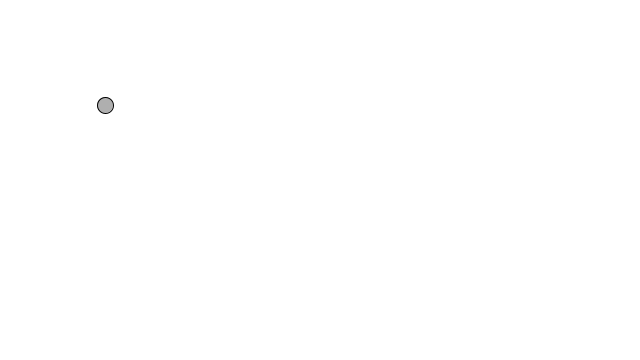
Frame 1 (no input)
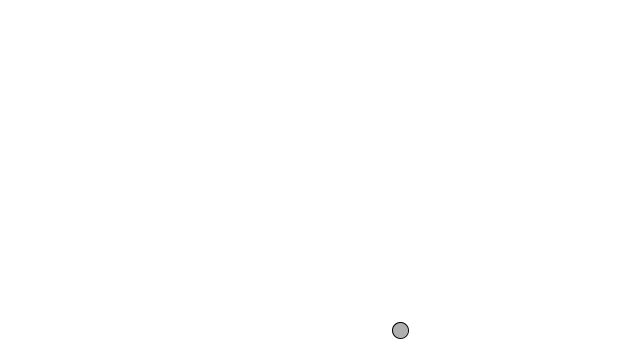
Frame 60 (the mouse pressed at the canvas centre just before this capture)
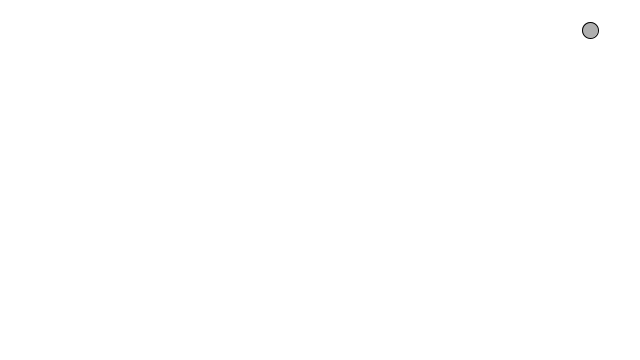
Frame 120 (the mouse held since frame 60 and released just before this capture)

The Processing sketch that drew these frames (run headless with seeded random() and noise(); from frame 60 on, the mouse is pressed at the canvas centre):

// Processing sketch: bouncingBallVector
// ── bouncingBallVector.pde
/*float x = 100;
float y = 100;
float xspeed = 1;
float yspeed = 3.3;


void setup() {
  size(640,360);
  background(255);
}

void draw() {
  background(255);
 
//Move the ball according to its speed.
  x = x + xspeed;
  y = y + yspeed;
 
//Check for bouncing.
  if ((x > width) || (x < 0)) {
    xspeed = xspeed * -1;
  }
  if ((y > height) || (y < 0)) {
    yspeed = yspeed * -1;
  }
 
  stroke(0);
  fill(175);
//Display the ball at the location (x,y).
  ellipse(x,y,16,16);
}

// Location x and y
// Speed xspeed and yspeed

// with vectors we can add few more variables
// Acceleration : xacceleration and yacceleration
// Target location : xtarget and ytarget
// Wind : xwind and ywind
// Friction : xfriction and yfriction

*/
PVector location;
PVector velocity;
 
void setup() {
  size(640,360);
  location = new PVector(100,100);
  velocity = new PVector(2.5,5);
}
 
void draw() {
  background(255);
 
  location.add(velocity);
  
  location.x = location.x + velocity.x;
//We still sometimes need to refer to the individual components of a PVector and can do so using the dot syntax: location.x, velocity.y, etc.
  if ((location.x > width) || (location.x < 0)) {
    velocity.x = velocity.x * -1;
  }
  if ((location.y > height) || (location.y < 0)) {
    velocity.y = velocity.y * -1;
  }
 
  stroke(0);
  fill(175);
  ellipse(location.x,location.y,16,16);
}


// Assignment
// Rewrite random movement assignment with Vectors
